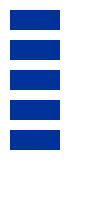
Frame 1 (no input)
Frame 60 (the mouse pressed at the canvas centre just before this capture): identical to frame 1, image omitted
Frame 120 (the mouse held since frame 60 and released just before this capture): identical to frame 1, image omitted

The Processing sketch that drew this single still picture (run headless with seeded random() and noise(); from frame 60 on, the mouse is pressed at the canvas centre):

// Processing sketch: fp_pg_q_04_06
// ── fp_pg_q_04_06.pde
// 問題 4.6 変数を用いて 100 画素 ×200 画素の領域に 50×20 画素の大きさの矩形を縦方向に 10 画素の間隔を空けて 5
// 個並べて描画せよ．ただし，上辺と左辺からともに 10 画素間隔を空けること．
void setup() {
  size(100, 200);
  background(255, 255, 255);
}

void draw() {
  int h = 20;
  int w = 50;
  int x = 10;
  int i = 10 + h;
  noStroke();
  fill(0,51,153);
  for(int y = 10; y <= (5 * i); y+=i){
    rect(x, y, w, h);
  }
}
